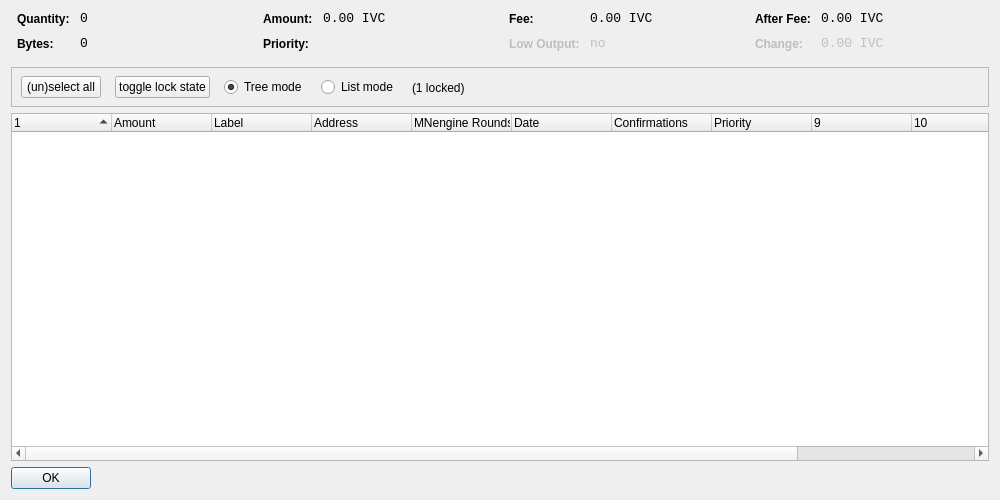
<?xml version="1.0" encoding="UTF-8"?>
<ui version="4.0">
 <class>CoinControlDialog</class>
 <widget class="QDialog" name="CoinControlDialog">
  <property name="geometry">
   <rect>
    <x>0</x>
    <y>0</y>
    <width>1000</width>
    <height>500</height>
   </rect>
  </property>
  <property name="windowTitle">
   <string>Coin Control</string>
  </property>
  <property name="styleSheet">
   <string notr="true"/>
  </property>
  <layout class="QVBoxLayout" name="verticalLayout">
   <item>
    <layout class="QHBoxLayout" name="horizontalLayoutTop" stretch="0,0,0,0">
     <property name="topMargin">
      <number>0</number>
     </property>
     <property name="bottomMargin">
      <number>10</number>
     </property>
     <item>
      <layout class="QFormLayout" name="formLayoutCoinControl1">
       <property name="horizontalSpacing">
        <number>10</number>
       </property>
       <property name="verticalSpacing">
        <number>10</number>
       </property>
       <property name="leftMargin">
        <number>6</number>
       </property>
       <property name="rightMargin">
        <number>6</number>
       </property>
       <item row="0" column="0">
        <widget class="QLabel" name="labelCoinControlQuantityText">
         <property name="styleSheet">
          <string notr="true">font-weight:bold;</string>
         </property>
         <property name="text">
          <string>Quantity:</string>
         </property>
        </widget>
       </item>
       <item row="0" column="1">
        <widget class="QLabel" name="labelCoinControlQuantity">
         <property name="font">
          <font>
           <family>Monospace</family>
           <pointsize>10</pointsize>
          </font>
         </property>
         <property name="cursor">
          <cursorShape>IBeamCursor</cursorShape>
         </property>
         <property name="contextMenuPolicy">
          <enum>Qt::ActionsContextMenu</enum>
         </property>
         <property name="text">
          <string notr="true">0</string>
         </property>
         <property name="textInteractionFlags">
          <set>Qt::LinksAccessibleByMouse|Qt::TextSelectableByKeyboard|Qt::TextSelectableByMouse</set>
         </property>
        </widget>
       </item>
       <item row="1" column="0">
        <widget class="QLabel" name="labelCoinControlBytesText">
         <property name="styleSheet">
          <string notr="true">font-weight:bold;</string>
         </property>
         <property name="text">
          <string>Bytes:</string>
         </property>
        </widget>
       </item>
       <item row="1" column="1">
        <widget class="QLabel" name="labelCoinControlBytes">
         <property name="font">
          <font>
           <family>Monospace</family>
           <pointsize>10</pointsize>
          </font>
         </property>
         <property name="cursor">
          <cursorShape>IBeamCursor</cursorShape>
         </property>
         <property name="contextMenuPolicy">
          <enum>Qt::ActionsContextMenu</enum>
         </property>
         <property name="text">
          <string notr="true">0</string>
         </property>
         <property name="textInteractionFlags">
          <set>Qt::LinksAccessibleByMouse|Qt::TextSelectableByKeyboard|Qt::TextSelectableByMouse</set>
         </property>
        </widget>
       </item>
      </layout>
     </item>
     <item>
      <layout class="QFormLayout" name="formLayoutCoinControl2">
       <property name="horizontalSpacing">
        <number>10</number>
       </property>
       <property name="verticalSpacing">
        <number>10</number>
       </property>
       <property name="leftMargin">
        <number>6</number>
       </property>
       <property name="rightMargin">
        <number>6</number>
       </property>
       <item row="0" column="0">
        <widget class="QLabel" name="labelCoinControlAmountText">
         <property name="styleSheet">
          <string notr="true">font-weight:bold;</string>
         </property>
         <property name="text">
          <string>Amount:</string>
         </property>
        </widget>
       </item>
       <item row="0" column="1">
        <widget class="QLabel" name="labelCoinControlAmount">
         <property name="font">
          <font>
           <family>Monospace</family>
           <pointsize>10</pointsize>
          </font>
         </property>
         <property name="cursor">
          <cursorShape>IBeamCursor</cursorShape>
         </property>
         <property name="contextMenuPolicy">
          <enum>Qt::ActionsContextMenu</enum>
         </property>
         <property name="text">
          <string notr="true">0.00 IVC</string>
         </property>
         <property name="textInteractionFlags">
          <set>Qt::LinksAccessibleByMouse|Qt::TextSelectableByKeyboard|Qt::TextSelectableByMouse</set>
         </property>
        </widget>
       </item>
       <item row="1" column="0">
        <widget class="QLabel" name="labelCoinControlPriorityText">
         <property name="styleSheet">
          <string notr="true">font-weight:bold;</string>
         </property>
         <property name="text">
          <string>Priority:</string>
         </property>
        </widget>
       </item>
       <item row="1" column="1">
        <widget class="QLabel" name="labelCoinControlPriority">
         <property name="font">
          <font>
           <family>Monospace</family>
           <pointsize>10</pointsize>
          </font>
         </property>
         <property name="cursor">
          <cursorShape>IBeamCursor</cursorShape>
         </property>
         <property name="contextMenuPolicy">
          <enum>Qt::ActionsContextMenu</enum>
         </property>
         <property name="text">
          <string/>
         </property>
         <property name="textInteractionFlags">
          <set>Qt::LinksAccessibleByMouse|Qt::TextSelectableByKeyboard|Qt::TextSelectableByMouse</set>
         </property>
        </widget>
       </item>
      </layout>
     </item>
     <item>
      <layout class="QFormLayout" name="formLayoutCoinControl3">
       <property name="horizontalSpacing">
        <number>10</number>
       </property>
       <property name="verticalSpacing">
        <number>10</number>
       </property>
       <property name="leftMargin">
        <number>6</number>
       </property>
       <property name="rightMargin">
        <number>6</number>
       </property>
       <item row="0" column="0">
        <widget class="QLabel" name="labelCoinControlFeeText">
         <property name="styleSheet">
          <string notr="true">font-weight:bold;</string>
         </property>
         <property name="text">
          <string>Fee:</string>
         </property>
        </widget>
       </item>
       <item row="0" column="1">
        <widget class="QLabel" name="labelCoinControlFee">
         <property name="font">
          <font>
           <family>Monospace</family>
           <pointsize>10</pointsize>
          </font>
         </property>
         <property name="cursor">
          <cursorShape>IBeamCursor</cursorShape>
         </property>
         <property name="contextMenuPolicy">
          <enum>Qt::ActionsContextMenu</enum>
         </property>
         <property name="text">
          <string notr="true">0.00 IVC</string>
         </property>
         <property name="textInteractionFlags">
          <set>Qt::LinksAccessibleByMouse|Qt::TextSelectableByKeyboard|Qt::TextSelectableByMouse</set>
         </property>
        </widget>
       </item>
       <item row="1" column="0">
        <widget class="QLabel" name="labelCoinControlLowOutputText">
         <property name="enabled">
          <bool>false</bool>
         </property>
         <property name="styleSheet">
          <string notr="true">font-weight:bold;</string>
         </property>
         <property name="text">
          <string>Low Output:</string>
         </property>
        </widget>
       </item>
       <item row="1" column="1">
        <widget class="QLabel" name="labelCoinControlLowOutput">
         <property name="enabled">
          <bool>false</bool>
         </property>
         <property name="font">
          <font>
           <family>Monospace</family>
           <pointsize>10</pointsize>
          </font>
         </property>
         <property name="cursor">
          <cursorShape>IBeamCursor</cursorShape>
         </property>
         <property name="contextMenuPolicy">
          <enum>Qt::ActionsContextMenu</enum>
         </property>
         <property name="text">
          <string notr="true">no</string>
         </property>
         <property name="textInteractionFlags">
          <set>Qt::LinksAccessibleByMouse|Qt::TextSelectableByKeyboard|Qt::TextSelectableByMouse</set>
         </property>
        </widget>
       </item>
      </layout>
     </item>
     <item>
      <layout class="QFormLayout" name="formLayoutCoinControl4">
       <property name="horizontalSpacing">
        <number>10</number>
       </property>
       <property name="verticalSpacing">
        <number>10</number>
       </property>
       <property name="leftMargin">
        <number>6</number>
       </property>
       <property name="rightMargin">
        <number>6</number>
       </property>
       <item row="0" column="0">
        <widget class="QLabel" name="labelCoinControlAfterFeeText">
         <property name="styleSheet">
          <string notr="true">font-weight:bold;</string>
         </property>
         <property name="text">
          <string>After Fee:</string>
         </property>
        </widget>
       </item>
       <item row="0" column="1">
        <widget class="QLabel" name="labelCoinControlAfterFee">
         <property name="font">
          <font>
           <family>Monospace</family>
           <pointsize>10</pointsize>
          </font>
         </property>
         <property name="cursor">
          <cursorShape>IBeamCursor</cursorShape>
         </property>
         <property name="contextMenuPolicy">
          <enum>Qt::ActionsContextMenu</enum>
         </property>
         <property name="text">
          <string notr="true">0.00 IVC</string>
         </property>
         <property name="textInteractionFlags">
          <set>Qt::LinksAccessibleByMouse|Qt::TextSelectableByKeyboard|Qt::TextSelectableByMouse</set>
         </property>
        </widget>
       </item>
       <item row="1" column="0">
        <widget class="QLabel" name="labelCoinControlChangeText">
         <property name="enabled">
          <bool>false</bool>
         </property>
         <property name="styleSheet">
          <string notr="true">font-weight:bold;</string>
         </property>
         <property name="text">
          <string>Change:</string>
         </property>
        </widget>
       </item>
       <item row="1" column="1">
        <widget class="QLabel" name="labelCoinControlChange">
         <property name="enabled">
          <bool>false</bool>
         </property>
         <property name="font">
          <font>
           <family>Monospace</family>
           <pointsize>10</pointsize>
          </font>
         </property>
         <property name="cursor">
          <cursorShape>IBeamCursor</cursorShape>
         </property>
         <property name="contextMenuPolicy">
          <enum>Qt::ActionsContextMenu</enum>
         </property>
         <property name="text">
          <string notr="true">0.00 IVC</string>
         </property>
         <property name="textInteractionFlags">
          <set>Qt::LinksAccessibleByMouse|Qt::TextSelectableByKeyboard|Qt::TextSelectableByMouse</set>
         </property>
        </widget>
       </item>
      </layout>
     </item>
    </layout>
   </item>
   <item>
    <widget class="QFrame" name="frame">
     <property name="minimumSize">
      <size>
       <width>0</width>
       <height>40</height>
      </size>
     </property>
     <property name="frameShape">
      <enum>QFrame::StyledPanel</enum>
     </property>
     <property name="frameShadow">
      <enum>QFrame::Sunken</enum>
     </property>
     <widget class="QWidget" name="horizontalLayoutWidget">
      <property name="geometry">
       <rect>
        <x>10</x>
        <y>0</y>
        <width>781</width>
        <height>41</height>
       </rect>
      </property>
      <layout class="QHBoxLayout" name="horizontalLayoutPanel" stretch="0,0,0,0,0">
       <property name="spacing">
        <number>14</number>
       </property>
       <item>
        <widget class="QPushButton" name="pushButtonSelectAll">
         <property name="sizePolicy">
          <sizepolicy hsizetype="Maximum" vsizetype="Fixed">
           <horstretch>0</horstretch>
           <verstretch>0</verstretch>
          </sizepolicy>
         </property>
         <property name="text">
          <string>(un)select all</string>
         </property>
        </widget>
       </item>
        <item>
         <widget class="QPushButton" name="pushButtonToggleLock">
          <property name="sizePolicy">
           <sizepolicy hsizetype="Maximum" vsizetype="Fixed">
            <horstretch>0</horstretch>
            <verstretch>0</verstretch>
           </sizepolicy>
          </property>
          <property name="text">
           <string>toggle lock state</string>
          </property>
          <property name="autoDefault">
           <bool>false</bool>
          </property>
         </widget>
        </item>
       <item>
        <widget class="QRadioButton" name="radioTreeMode">
         <property name="sizePolicy">
          <sizepolicy hsizetype="Maximum" vsizetype="Fixed">
           <horstretch>0</horstretch>
           <verstretch>0</verstretch>
          </sizepolicy>
         </property>
         <property name="text">
          <string>Tree mode</string>
         </property>
         <property name="checked">
          <bool>true</bool>
         </property>
        </widget>
       </item>
       <item>
        <widget class="QRadioButton" name="radioListMode">
         <property name="sizePolicy">
          <sizepolicy hsizetype="Maximum" vsizetype="Fixed">
           <horstretch>0</horstretch>
           <verstretch>0</verstretch>
          </sizepolicy>
         </property>
         <property name="text">
          <string>List mode</string>
         </property>
        </widget>
       </item>
        <item>
         <widget class="QLabel" name="labelLocked">
          <property name="text">
           <string>(1 locked)</string>
          </property>
         </widget>
        </item>
       <item>
        <spacer name="horizontalSpacer">
         <property name="orientation">
          <enum>Qt::Horizontal</enum>
         </property>
         <property name="sizeHint" stdset="0">
          <size>
           <width>40</width>
           <height>20</height>
          </size>
         </property>
        </spacer>
       </item>
      </layout>
     </widget>
    </widget>
   </item>
   <item>
    <widget class="CoinControlTreeWidget" name="treeWidget">
     <property name="contextMenuPolicy">
      <enum>Qt::CustomContextMenu</enum>
     </property>
     <property name="sortingEnabled">
      <bool>false</bool>
     </property>
     <property name="columnCount">
      <number>12</number>
     </property>
     <attribute name="headerShowSortIndicator" stdset="0">
      <bool>true</bool>
     </attribute>
     <attribute name="headerStretchLastSection">
      <bool>false</bool>
     </attribute>
     <column>
      <property name="text">
       <string/>
      </property>
     </column>
     <column>
      <property name="text">
       <string>Amount</string>
      </property>
     </column>
     <column>
      <property name="text">
       <string>Label</string>
      </property>
     </column>
     <column>
      <property name="text">
       <string>Address</string>
      </property>
     </column>
     <column>
      <property name="text">
       <string>MNengine Rounds</string>
      </property>
     </column>
     <column>
      <property name="text">
       <string>Date</string>
      </property>
     </column>
     <column>
      <property name="text">
       <string>Confirmations</string>
      </property>
      <property name="toolTip">
       <string>Confirmed</string>
      </property>
     </column>
     <column>
      <property name="text">
       <string>Priority</string>
      </property>
     </column>
     <column>
      <property name="text">
       <string/>
      </property>
     </column>
     <column>
      <property name="text">
       <string/>
      </property>
     </column>
     <column>
      <property name="text">
       <string/>
      </property>
     </column>
     <column>
      <property name="text">
       <string/>
      </property>
     </column>
    </widget>
   </item>
   <item>
    <widget class="QDialogButtonBox" name="buttonBox">
     <property name="sizePolicy">
      <sizepolicy hsizetype="Maximum" vsizetype="Fixed">
       <horstretch>0</horstretch>
       <verstretch>0</verstretch>
      </sizepolicy>
     </property>
     <property name="orientation">
      <enum>Qt::Horizontal</enum>
     </property>
     <property name="standardButtons">
      <set>QDialogButtonBox::Ok</set>
     </property>
    </widget>
   </item>
  </layout>
 </widget>
 <customwidgets>
  <customwidget>
   <class>CoinControlTreeWidget</class>
   <extends>QTreeWidget</extends>
   <header>coincontroltreewidget.h</header>
  </customwidget>
 </customwidgets>
 <resources/>
 <connections/>
</ui>
